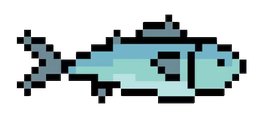
#> input picture fish_1.1.png, 256 x 118 px, shrunk from 455 x 210 before the run, given in place of fish_7.png, which was not available
$ python color.py
#> lines starting #> are read from the running program, lines starting #| are printed output that depends on the picture; pictures that were not available may be replaced by others from this repository, and a replacement may not be noted
from PIL import Image
import colorsys

def change_hue(image, hue_shift):
    """Change the hue of an image while preserving transparency."""
    # Convert the image to RGBA if it's not already
    image = image.convert("RGBA")

    # Split the image into its individual bands (R, G, B, A)
    r, g, b, a = image.split()

    # Convert the RGB values to HSV
    hsv_data = []
    for r_pixel, g_pixel, b_pixel in zip(r.getdata(), g.getdata(), b.getdata()):
        h, s, v = colorsys.rgb_to_hsv(r_pixel / 255.0, g_pixel / 255.0, b_pixel / 255.0)
        # Shift the hue
        h = (h + hue_shift) % 1.0
        # Convert back to RGB
        r_pixel, g_pixel, b_pixel = colorsys.hsv_to_rgb(h, s, v)
        hsv_data.append((int(r_pixel * 255), int(g_pixel * 255), int(b_pixel * 255)))

    # Create a new image with the modified RGB values
    new_image = Image.new("RGB", image.size)
    new_image.putdata(hsv_data)

    # Merge the new RGB image with the original alpha channel
    new_image.putalpha(a)

    return new_image

def main():
    # Define the list of fish filenames
    fish_filenames = [f"fish_{i}.png" for i in range(7, 15)]  # fish_7.png to fish_14.png

    # Define the hue shifts for 8 different colors
    hue_shifts = [i / 8.0 for i in range(8)]

    # Process each fish image
    for fish_filename in fish_filenames:
        try:
            # Load the original image
            original_image = Image.open(fish_filename)
#> original_image is the input picture: PIL image 256x118 RGBA; mean R, G, B, A 31.5, 43.5, 44.8, 98.2

            # Generate and save the 8 variants for this fish
            for i, hue_shift in enumerate(hue_shifts):
                variant_image = change_hue(original_image, hue_shift)
                # Save the variant with the appropriate filename
                variant_image.save(f"{fish_filename[:-4]}.{i+1}.png")
#> this loop made 8 passes
#> pass 1, in change_hue, `r, g, b, a = image.split()`:
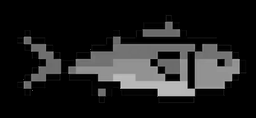
#> r: PIL image 256x118 L; min 0, max 216, mean 31.5
#> pass 1, in change_hue, `r, g, b, a = image.split()`:
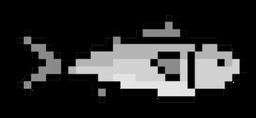
#> g: PIL image 256x118 L; min 0, max 255, mean 43.5
#> pass 1, in change_hue, `r, g, b, a = image.split()`:
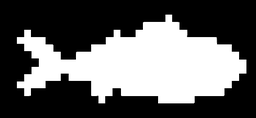
#> a: PIL image 256x118 L; min 0, max 255, mean 98.2
#> after the loop:
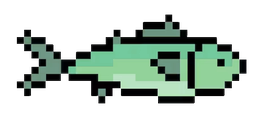
#> variant_image: PIL image 256x118 RGBA; mean R, G, B, A 31.5, 45.4, 36.1, 98.2; transparent parts drawn white
            print(f"Processed {fish_filename} successfully.")
        except FileNotFoundError:
            print(f"File {fish_filename} not found. Skipping.")
#> pass 2 of the loop in main, `for fish_filename in fish_filenames:`:
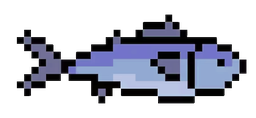
#> input picture fish_1.2.png, 256 x 118 px, shrunk from 455 x 210 before the run, given in place of fish_8.png, which was not available
#> in main, original_image is the input picture: PIL image 256x118 RGBA; mean R, G, B, A 31.7, 33.9, 45.4, 98.2
#> the loop in main, `for i, hue_shift in enumerate(hue_shifts):` made 8 passes
#> pass 1, in change_hue (call 9), `r, g, b, a = image.split()`:
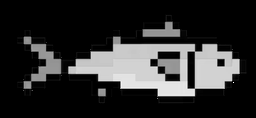
#> b: PIL image 256x118 L; min 0, max 255, mean 45.4
#> after the loop in main, `for i, hue_shift in enumerate(hue_shifts):`:
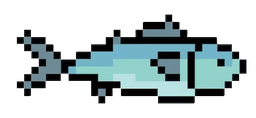
#> variant_image: PIL image 256x118 RGBA; mean R, G, B, A 31.5, 43.5, 44.8, 98.2; transparent parts drawn white

if __name__ == "__main__":
    main()
